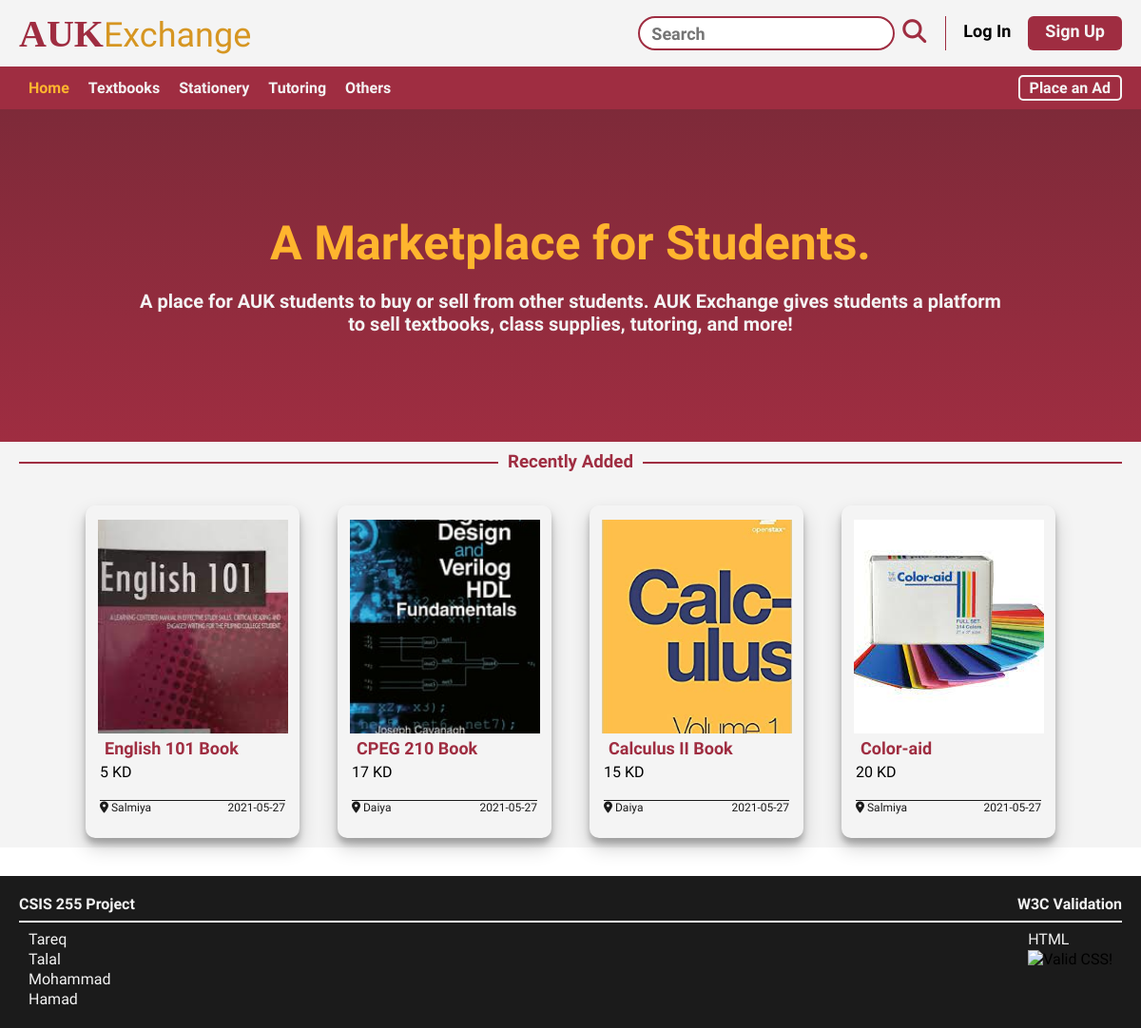
Page /homepage.php on the earlier database version.
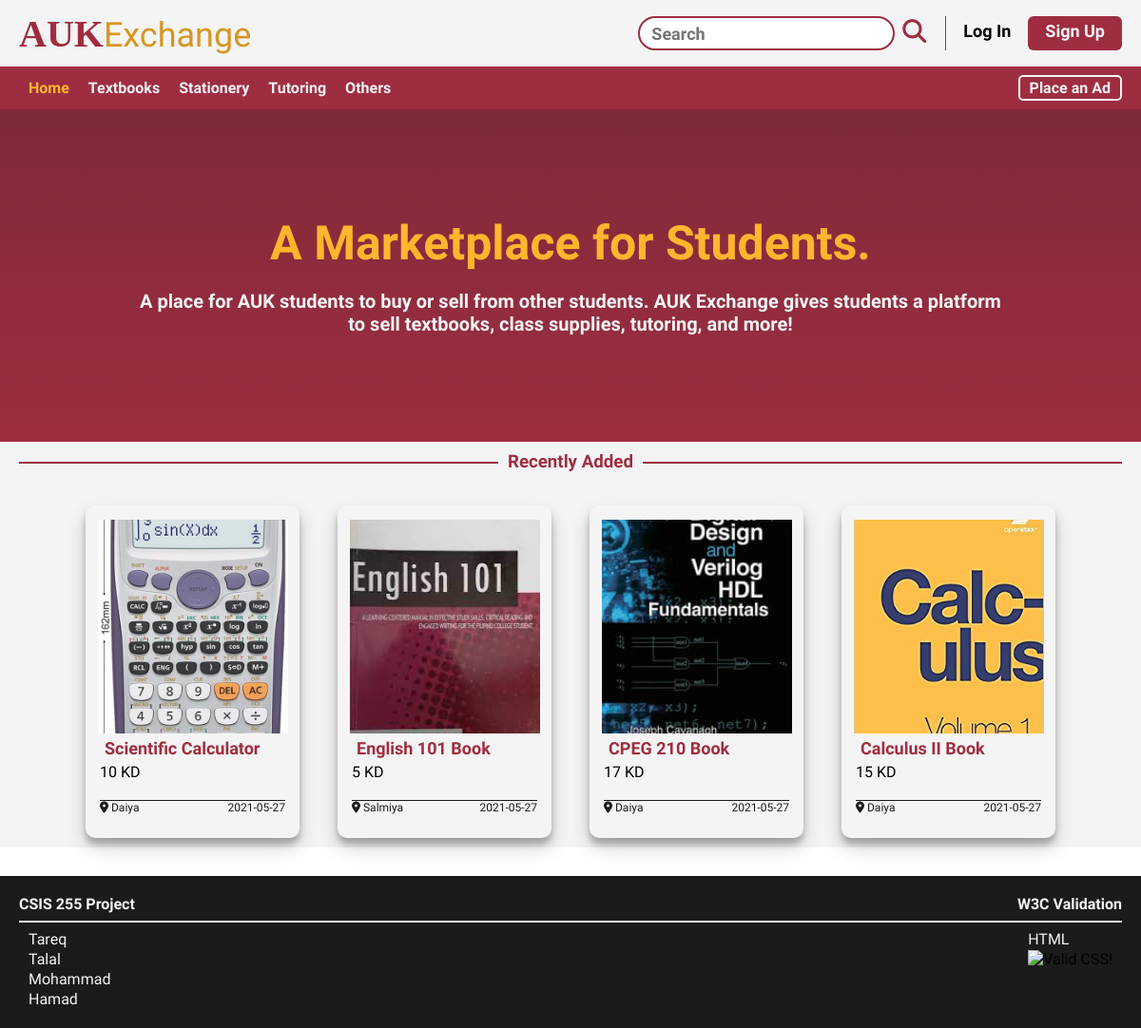
Same page on the later database version.
### tables this page shows
CREATE TABLE `listings` (
  `ID` int(50) NOT NULL,
  `account_fk` int(50) NOT NULL,
  `name` varchar(50) NOT NULL,
  `price` int(50) NOT NULL,
  `description` varchar(250) NOT NULL,
  `date_added` date NOT NULL,
  `Image` varchar(200) NOT NULL,
  `Category` varchar(50) NOT NULL
);

CREATE TABLE `accounts` (
  `ID` int(11) NOT NULL,
  `Username` varchar(20) NOT NULL,
  `Fname` varchar(20) NOT NULL,
  `Lname` varchar(20) NOT NULL,
  `Email` varchar(50) NOT NULL,
  `Location` varchar(50) NOT NULL,
  `Phone_Num` bigint(20) NOT NULL,
  `Password` varchar(50) NOT NULL
);

### functions.php (the view, shortened to what this page needs)
<?php
function component($title, $price, $img, $location, $date)
{
$element = '
<div class="item-card">
    <img class="card-img" src="images/'.$img.'" alt="Ad Image">
    <a href="homepage.php" class="card-title">'.$title.'</a>
<div class="card-price">'.$price.' KD</div>
<ul class="item-card-detail">
    <li class="card-location"><i class="fas fa-map-marker-alt"></i> '.$location.'</li>
<li class="card-date">'.$date.'</li>
</ul>
</div>
';
echo $element;
}
function getLatestListingsData($con)
{
    $query = "SELECT * FROM listings INNER JOIN accounts ON listings.account_fk = accounts.ID ORDER BY listings.ID DESC LIMIT 4";
    $result = mysqli_query($con, $query);
    if (mysqli_num_rows($result) > 0) {
        return $result;
    }
}
?>

### homepage.php (shortened to what this page needs)
<?php
include("connection.php");
include("functions.php");
$_user_data = check_login($con);
?>
<!DOCTYPE html>
<html lang="en">
<head>
    <link rel="stylesheet" href="style.css" />
</head>
<body>
    <nav class="top-nav">
        <div class="top-nav_content container">
            <h2 class="top-nav_logo"><span class="logo-span">AUK</span>Exchange</h2>
            <ul class="top-nav_list">
                <li class="top-nav_item1">
                    <form action="search.php" method="POST">
                        <input type="text" name="search" id="search" placeholder="Search" required/>
                        <button type="submit" name="submit-search"><i class="fas fa-search"></i></button>
                    </form>
                </li>
                <?php if (isset($_user_data['ID'])) { ?>
                <li class="top-nav_item2"><a href="account.php"><i class="fas fa-user fa-lg"></i>&nbsp;
                        <?php echo $_user_data['Username'] ?></a></li>
                <li class="top-nav_item3"><a href="logout.php">Log Out</a></li>
                <?php } else { ?>
                <li class="top-nav_item2"><a href="login.php">Log In</a></li>
                <li class="top-nav_item3"><a href="signup.php">Sign Up</a></li>
                <?php } ?>
            </ul>
        </div>
    </nav>
    <nav class="bottom-nav">
        <div class="bottom-nav_content container">
            <ul class="bottom-nav_list">
                <li><a class="highlight-yellow" href="homepage.php">Home</a></li>
                <li><a href="book.php">Textbooks</a></li>
                <li><a href="stationery.php">Stationery</a></li>
                <li><a href="tutoring.php">Tutoring</a></li>
                <li><a href="other.php">Others</a></li>
                <li class="bottom-nav_lastitem"><a <?php if (isset($_user_data['ID'])) { ?> href="create_ad.php"
                        <?php } else { ?> href="login.php" <?php } ?>>Place an Ad</a></li>
            </ul>
        </div>
    </nav>
    <header class="header">
        <div class="header_content container">
            <h1 class="header_title">A Marketplace for Students.</h1>
            <p class="header_info">
                A place for AUK students to buy or sell from other students.
                <span id="highlight-yellow">AUK Exchange</span> gives students a
                platform to sell textbooks, class supplies, tutoring, and more!
            </p>
        </div>
    </header>
    <main class="main">
        <div class="main-content container">
            <div class="main-content_title">
                <h3 class="main-content_title_header">Recently Added</h3>
            </div>
            <div class="main-content_slider">
                <?php
                $result = getLatestListingsData($con);
                while ($row = mysqli_fetch_assoc($result)) {
                    component($row['name'], $row['price'], $row['Image'], $row['Location'], $row['date_added']);
                }
                ?>
            </div>
        </div>
    </main>
    <footer class="footer">
        <div class="footer-content container">
            <div class="footer-title">
                <h4 class="footer-title_subject">CSIS 255 Project</h4>
                <h4 class="footer-title_validation">W3C Validation</h4>
            </div>
            <div class="footer-details">
                <ul class="footer-details-names">
                    <li>Tareq</li>
                    <li>Talal</li>
                    <li>Mohammad</li>
                    <li>Hamad</li>
                </ul>
                <ul class="footer-details-icons">
                    <li>HTML</li>
                    <li>
                        <p>
                            <a href="http://jigsaw.w3.org/css-validator/check/referer">
                                <img style="border:0;width:88px;height:31px"
                                    src="http://jigsaw.w3.org/css-validator/images/vcss" alt="Valid CSS!" />
                            </a>
                        </p>
                    </li>
                </ul>
            </div>
        </div>
    </footer>
</body>
</html>

### style.css (style rules this page uses)
* { box-sizing: border-box; margin: 0; padding: 0; }
body { font-family: Mulish, "Trebuchet MS", sans-serif; }
a { text-decoration: none; color: #000; }
.container { max-width: 1200px; padding: 0 20px; margin: auto; }
.highlight-yellow { color: #ffb52e !important; }
.top-nav { background-color: #f4f4f4; }
.top-nav_content { display: flex; justify-content: space-between; align-items: center; height: 70px; }
.top-nav_logo { color: #d69622; font-weight: lighter; font-size: 36px; }
.logo-span { color: #9f2d41; font-family: "Times New Roman", Times, serif; font-weight: bold; font-size: 40px; }
.top-nav_list { display: flex; justify-content: end; list-style: none; }
.top-nav_item1 input[type="text"] { border: 2px solid #9f2d41; font-weight: bold; font-size: 18px; padding-left: 12px; margin-right: 4px; outline: none; font-family: Mulish; border-radius: 50px; height: 36px; }
.top-nav_item1 { padding-right: 20px; }
.top-nav_item1 button { background-color: transparent; border: none; cursor: pointer; color: #9f2d41; font-size: 25px; }
.top-nav_item2, .top-nav_item3 { padding: 5px 18px; font-size: 18px; font-weight: bold; }
.top-nav_item2 { border-left: solid 1px #9f2d41; }
.top-nav_item3 { background-color: #9f2d41; border-radius: 6px; }
.top-nav_item3 a { color: #f4f4f4; }
.bottom-nav { background-color: #9f2d41; }
.bottom-nav_content { height: 45px; display: flex; align-items: center; }
.bottom-nav_list { list-style: none; width: 100%; display: flex; }
.bottom-nav_list a { color: #f4f4f4; font-weight: bold; padding: 0 10px; }
.bottom-nav_lastitem { margin-left: auto; }
.bottom-nav_lastitem a { padding: 2px 10px; color: #f4f4f4; border: solid 2px #f4f4f4; border-radius: 5px; }
.header { background-image: linear-gradient(#7e2a39, #9f2d41); }
.header_content { height: 350px; display: flex; flex-direction: column; align-items: center; justify-content: center; }
.header_title { color: #ffb52e; font-weight: bold; font-size: 50px; text-align: center; padding-bottom: 20px; }
.header_info { color: #f4f4f4; font-weight: bold; font-size: 20px; text-align: center; width: 80%; }
.footer { background-color: #1b1b1b; }
.footer-content { padding: 20px 20px; height: 160px; color: #f4f4f4; }
.footer-title { display: flex; justify-content: space-between; border-bottom: 2px solid #f4f4f4; }
.footer-title > * { padding-bottom: 8px; }
.footer-details { display: flex; justify-content: space-between; }
.footer-content ul { list-style: none; padding-top: 8px; }
.footer-details-names { padding-left: 10px; }
.footer-details-icons { padding-right: 10px; }
.footer-details li { font-size: 16px; padding-bottom: 2px; }
.main { background-color: #f4f4f4; }
.main-content_title { position: relative; display: flex; flex-direction: column; align-items: center; z-index: 2; padding: 10px 0; }
.main-content_title_header { background-color: #f4f4f4; color: #9f2d41; padding: 0 10px; z-index: 1; }
.main-content_slider { display: flex; justify-content: center; align-items: center; margin: 15px 0 30px 0;; }
.item-card { border-radius: 10px; box-shadow: 0 10px 20px rgba(0, 0, 0, 0.19), 0 6px 6px rgba(0, 0, 0, 0.23); height: 350px; width: 225px; padding: 15px; margin: 10px 20px; display: flex; flex-direction: column; }
.card-img { width: 200px; align-self: center; height: 225px; object-fit: cover; }
.card-title { font-size: 18px; margin: 5px; font-weight: bold; color: #9f2d41; }
.card-price { padding-bottom: 20px; border-bottom: #1b1b1b solid 1px; }
.item-card ul { list-style-type: none; display: flex; font-size: 12px; color: #1b1b1b; }
.card-date { margin-left: auto; }

Differences in the rows shown:
no longer on this page (row unchanged): listings: Image (picture), name "Color-aid", price "20", account_fk.Location "Salmiya", date_added "2021-05-27"
added listings: Image (picture), name "Scientific Calculator", price "10", account_fk.Location "Daiya", date_added "2021-05-27"
